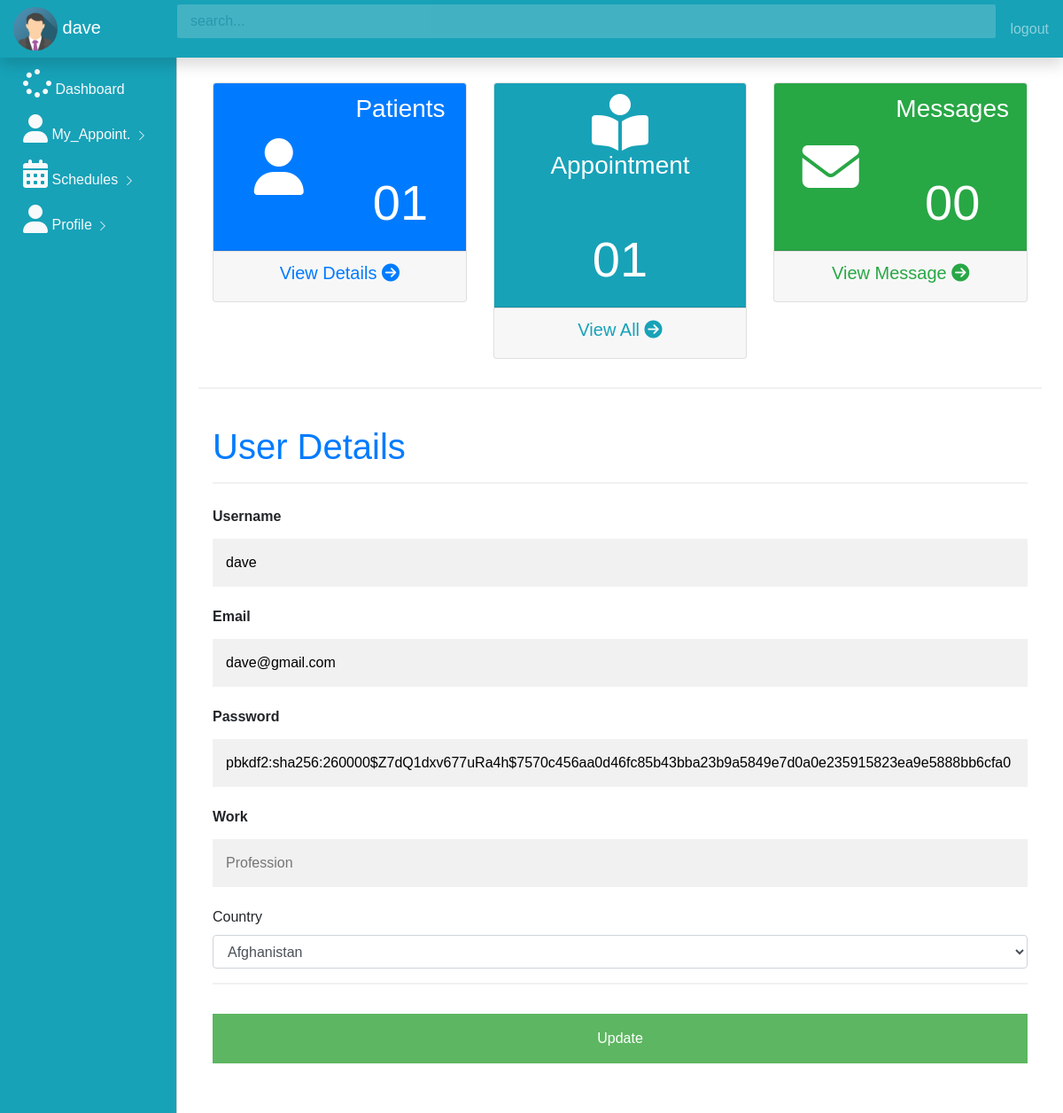
The page /profile_doctor (signed in) on the database its author committed.
### app.py (models this page shows, shortened)
class User(UserMixin,db.Model):
     id = db.Column(db.Integer,primary_key =True)
     username = db.Column(db.String(100))
     email = db.Column(db.String(100),unique =True)
     password = db.Column(db.String(100))
     doctor = db.Column(db.Boolean)
     admin = db.Column(db.Boolean)
     work = db.Column(db.String(100))
     country = db.Column(db.String(100))
     image = db.Column(db.String(100))
     @property
     def unhashed_password(self):
          raise AttributeError('cannot view unhased password')
     appointment_by  = db.relationship('Appointments',
     foreign_keys ='Appointments.asked_by_id',
     backref = 'asker',
     lazy=True
     )
     Receive_by  = db.relationship('Notiication',
     foreign_keys ='Notiication.receive_by_id',
     backref = 'reciever',
     lazy=True
     )
     Sender_by  = db.relationship('Notiication',
     foreign_keys ='Notiication.doctor_id',
     backref = 'sender',
     lazy=True
     )
     answers_requested  = db.relationship('Appointments',
     foreign_keys ='Appointments.doctor_id',
     backref = 'expert',
     lazy=True
     )

### app.py (the view)
@app.route('/profile_doctor' ,methods = ['POST','GET'])
@login_required
def profile_doctor():
     rows = db.session.query(Appointments).count()
     owner = User.query.filter_by(email = current_user.email,password = current_user.password,doctor =True)
     get_usors = User.query.all()
     if not owner:
          flash('register or login to access page')
          return redirect(url_for('home'))
     else:
          return render_template('profile_doctor.html',users =get_usors,rows=rows)

### app.py (called while the page is built)
@login_manager.user_loader
def load_user(user_id):
     return User.query.get(int(user_id))

### templates/profile_doctor.html (shortened to what this page needs)
{% include 'doctor_dash.html' %}
{% block body %}
<main role="main" class="col-md-9 ml-sm-auto col-lg-10 px-4">
    <hr>
    <form action="{{url_for('update_profile_doctor')}}" method = "POST">
        <div class="container">
          <h1 class="text-primary">User Details</h1>
          <hr>
          <label for="username"><b>Username</b></label>
          <input type="text" placeholder="Enter username" name="username" id="username" value = "{{current_user.username}}" required>
          <label for="email"><b>Email</b></label>
          <input type="text" placeholder="Enter Email" name="email" id="email" value = "{{current_user.email}}"" required>
          <label for="password"><b>Password</b></label>
          <input type="text" placeholder="Repeat Password" name="password" id="password" value = "{{current_user.password}}" required>
          <label for="work"><b>Work</b></label>
          <input type="text" placeholder="Profession" name="work" id="work" required>
          <label for="country">Country</label>
          <select id="country" name="country" class="form-control">
              <option value="Afghanistan">Afghanistan</option>
          </select>
          <hr>
          <button type="submit" class="registerbtn" href = "/update/{{current_user.id}}">Update
        </button>
        </div>
        <div class="container signin">
        </div>
      </form>
</main>
{% endblock %}

### templates/doctor_dash.html (shortened to what this page needs)
<!doctype html>
<html lang="en">
  <head>
    <link rel="stylesheet" href="https://stackpath.bootstrapcdn.com/bootstrap/4.5.2/css/bootstrap.min.css">
    <link rel="stylesheet" href="/static/css/dashboard.css">
    <link rel="stylesheet" href="https://cdn.datatables.net/1.10.22/css/jquery.dataTables.min.css">
  </head>
  <body> {%block body%}
    <nav class="navbar navbar-dark bg-info fixed-top flex-md-nowrap p-0 shadow">
        <a class="navbar-brand col-sm-3 col-md-2 mr-0" href="#">
          <img src="{{url_for('static', filename ='img_avatar.png')}}" alt="Avatar" style="width:50px;border-radius: 50%;">
          {{current_user.username}}
        </a>
        <input type="text" class="form-control form-control-primary w-100" placeholder="search...">
        <ul class=" navbar-nav px-3">
            <li class="nav-item text-nowrap">
                <a class="nav-link" onclick="return confirm('Confirm logout') " href="{{url_for('home')}}">logout</a>
            </li>
        </ul>
      </nav>
      <div class="container-fluid">
        <div class="row">
            <div class  = "col-md-2 bg-info d-none d-md-block sidebar">
                <div class="left-sidebar">
                    <ul class="nav flex-column sidebar-nav">
                        <li class="nav-item">
                          <a class="nav-link text-light" href="{{url_for('doctor_dash')}}">
                            <i class ="fa fa-spinner fa-2x"></i> Dashboard</a>
                        </li>
                        <li class="nav-item">
                          <a class="nav-link text-light" href="{{url_for('get_appointment_recieved')}}">
                            <i class="fa fa-user fa-2x"></i> My_Appoint.
                            <svg class="bi bi-chevron-right" width="16" height="16" viewBox="0 0 20 20" fill="currentColor" xmlns="http://www.w3.org/2000/svg"><path fill-rule="evenodd" d="M6.646 3.646a.5.5 0 01.708 0l6 6a.5.5 0 010 .708l-6 6a.5.5 0 01-.708-.708L12.293 10 6.646 4.354a.5.5 0 010-.708z"/></svg>
                          </a>
                        </li>
                        <li class="nav-item">
                          <a class="nav-link text-light" href="#">
                            <i class="fa fa-calendar fa-2x"></i>  Schedules
                            <svg class="bi bi-chevron-right" width="16" height="16" viewBox="0 0 20 20" fill="currentColor" xmlns="http://www.w3.org/2000/svg"><path fill-rule="evenodd" d="M6.646 3.646a.5.5 0 01.708 0l6 6a.5.5 0 010 .708l-6 6a.5.5 0 01-.708-.708L12.293 10 6.646 4.354a.5.5 0 010-.708z"/></svg>
                            </a>
                        </li>
                        <li class="nav-item">
                          <a class="nav-link text-light " href="{{url_for('profile_doctor')}}">
                            <i class="fa fa-user fa-2x"></i>  Profile
                            <svg class="bi bi-chevron-right" width="16" height="16" viewBox="0 0 20 20" fill="currentColor" xmlns="http://www.w3.org/2000/svg"><path fill-rule="evenodd" d="M6.646 3.646a.5.5 0 01.708 0l6 6a.5.5 0 010 .708l-6 6a.5.5 0 01-.708-.708L12.293 10 6.646 4.354a.5.5 0 010-.708z"/></svg>
                        </a>
                        </li>
                      </ul>
                </div>
            </div>
            <main role="main" class="col-md-9 ml-sm-auto col-lg-10 px-4">
                <h3>Dashboard</h3>
                <div class="container">
                  <div class="row ">
                    <div class="col-md-4">
                      <div class="card text-center">
                        <div class = "card-header bg-primary text-white">
                         <div class="row align-items-center">
                           <div class="col">
                             <i class="fa fa-user fa-4x"></i>
                           </div>
                           <div class="col">
                             <h3 >Patients</h3>
                           <br><br>
                             <h6 class ="display-4">0{{rows}}</h6>
                           </div>
                         </div>
                        </div>
                        <div class = "card-footer">
                         <h5>
                           <a  class ="text-primary" href="#" class="text-primary">View Details <i class="fa fa-arrow-circle-right"></i></i></a>
                         </h5>
                        </div>
                      </div>
                    </div>
                   <div class="col-md-4">
                     <div class="card text-center">
                       <div class = "card-header bg-info text-white">
                        <div class="row align-items-center">
                          <div class="col">
                            <i class="fa fa-book-reader fa-4x"></i>
                          </div>
                          <div class="col">
                            <h3 >Appointment</h3>
                            <br><br>
                            <h6 class = "display-4">0{{rows}}</span></h6>
                          </div>
                        </div>
                       </div>
                       <div class = "card-footer">
                        <h5>
                          <a href="{{url_for('get_appointment_recieved')}}" class="text-info">View All <i class="fa fa-arrow-circle-right"></i></i></a>
                        </h5>
                       </div>
                     </div>
                   </div>
                   <div class="col-md-4">
                     <div class="card text-center">
                       <div class = "card-header bg-success text-white">
                        <div class="row align-items-center">
                          <div class="col">
                            <i class="fa fa-envelope fa-4x"></i>
                          </div>
                          <div class="col">
                            <h3 >Messages</h3>
                            <br><br>
                            <h6 class = "display-4">00</span></h6>
                          </div>
                        </div>
                       </div>
                       <div class = "card-footer">
                        <h5>
                          <a href="#" class="text-success">View Message <i class="fa fa-arrow-circle-right"></i></i></a>
                        </h5>
                       </div>
                     </div>
                   </div>
                  </div>
                     </div>
            </main>
        </div>
      </div>
    {% endblock %}
  </body>
</html>

### static/css/dashboard.css (style rules this page uses)
.form-control-primary { margin: 10px; opacity: 0.2; border-radius: 2px; }
.sidebar { position: fixed; top:0; left:0; bottom:0; z-index:100; padding: 70px 0 0 10px; border-right: 1px solid #d3d3d3; }
.sidebar-nav li .nav-link { color: #333; }
body { font-family: Arial, Helvetica, sans-serif; }
* { box-sizing: border-box; }
.container { padding: 16px; background-color: white; }
input[type=text], input[type=password] { width: 100%; padding: 15px; margin: 5px 0 22px 0; display: inline-block; border: none; background: #f1f1f1; }
hr { border: 1px solid #f1f1f1; margin-bottom: 25px; }
.registerbtn { background-color: #4CAF50; color: white; padding: 16px 20px; margin: 8px 0; border: none; cursor: pointer; width: 100%; opacity: 0.9; }
a { color: dodgerblue; }

### templates/profile_doctor.html (style rules this page uses)
body { font-family: Arial, Helvetica, sans-serif; }
* { box-sizing: border-box; }
.container { padding: 16px; background-color: white; }
input[type=text], input[type=password] { width: 100%; padding: 15px; margin: 5px 0 22px 0; display: inline-block; border: none; background: #f1f1f1; }
hr { border: 1px solid #f1f1f1; margin-bottom: 25px; }
.registerbtn { background-color: #4CAF50; color: white; padding: 16px 20px; margin: 8px 0; border: none; cursor: pointer; width: 100%; opacity: 0.9; }
a { color: dodgerblue; }

### rows shown on the page
User: username "dave", email "dave@gmail.com", password "pbkdf2:sha256:260000$Z7dQ1dxv677uRa4h$7570c456aa0d46fc85b43bba23b9a5849e7d0a0e235915823ea9e5888bb6cfa0"

### other values the page prints
{{ rows }} "1"
